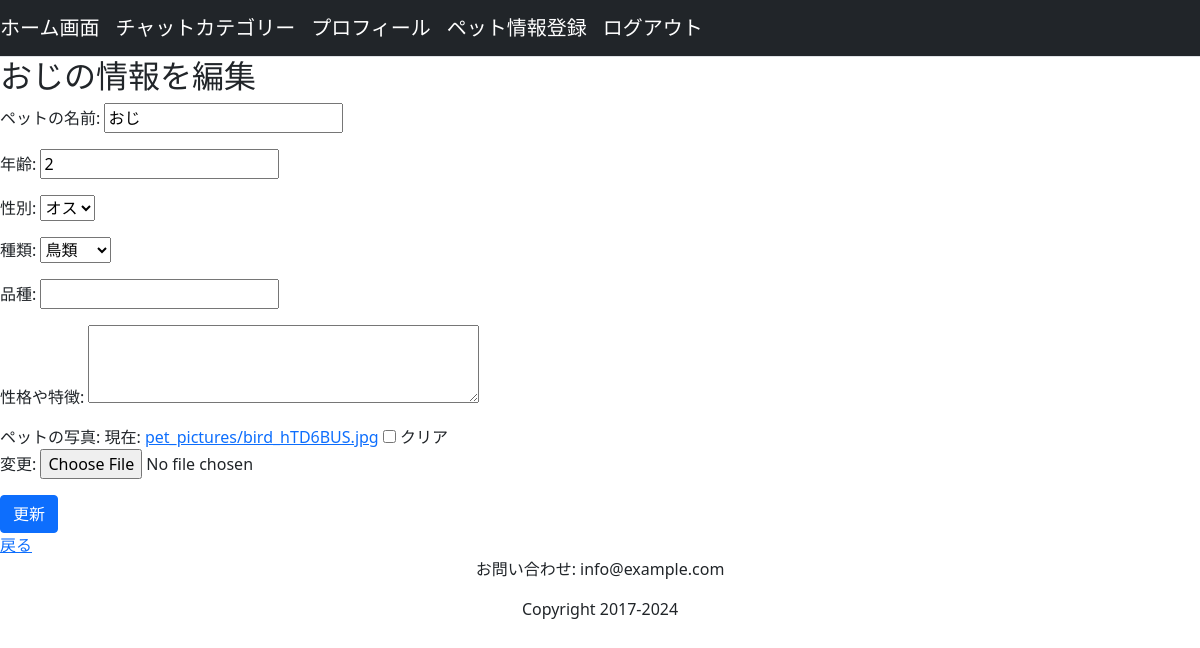
Screenshot of /pets/30/edit/ (signed in) with the database file from the repository.
### accounts/models.py (models this page shows, shortened)
class Pet(models.Model):
    name = models.CharField(max_length=100)
    age = models.PositiveIntegerField(null=True, blank=True)
    sex = models.CharField(max_length=10, choices=(('1', 'オス'), ('2', 'メス')), default=1)
    picture = models.ImageField(upload_to='pet_pictures/', blank=True, null=True)
    genre = models.CharField(
    max_length=10,
    choices=(('1', '犬'), ('2', '猫'), ('3', '鳥類'), ('4', '齧歯類'), ('5', '爬虫類')),
    default='1',
)
    breed = models.CharField(max_length=100, blank=True)  # 品種
    characteristic = models.TextField(blank=True)  # 性格や特徴
    owner = models.ForeignKey(
        'Users', on_delete=models.CASCADE, related_name='pets'
    )  # 所有者の追加

### accounts/views.py (the view)
# urls.py: path('pets/<int:pet_id>/edit/', views.pet_edit, name='pet_edit'),  # ペット編集へのリンク
@login_required
def pet_edit(request, pet_id):
    pet = get_object_or_404(Pet, id=pet_id)
    if pet not in request.user.pet.all():
        raise Http404
    pet_form = forms.PetRegistForm(request.POST or None, request.FILES or None, instance=pet)
    if pet_form.is_valid():
        pet_form.save()
        messages.success(request, f'{pet.name}の情報を更新しました。')
        return redirect('accounts:pet_profile', pet_id=pet.id)
    return render(
        request, 'accounts/pet_edit.html', context={
            'pet_form': pet_form,
            'pet': pet,
        }
    )

### accounts/forms.py
class PetRegistForm(forms.ModelForm):
    name = forms.CharField(label='ペットの名前')
    age = forms.IntegerField(label='年齢', min_value=0)
    sex = forms.ChoiceField(label='性別', choices=(('1', 'オス'), ('2', 'メス')))
    picture = forms.ImageField(label='ペットの写真', required=False)
    genre = forms.ChoiceField(
        label='種類',
        choices=(
            ('1', '犬'),
            ('2', '猫'),
            ('3', '鳥類'),
            ('4', '齧歯類'),
            ('5', '爬虫類'),
        )
    )
    breed = forms.CharField(label='品種', required=False)  # 入力は不必要
    characteristic = forms.CharField(
        label='性格や特徴',
        widget=forms.Textarea(attrs={'rows': 3}),
        required=False  # 入力は不必要
    )
    class Meta:
        model = Pet
        fields = ('name', 'age', 'sex', 'genre', 'breed', 'characteristic', 'picture')

### templates/accounts/pet_edit.html (shortened to what this page needs)
{% extends 'base.html' %}
{% block content %}
  <h2>{{ pet.name }}の情報を編集</h2>
  <form method="POST" enctype="multipart/form-data">
    {{ pet_form.as_p }}
    <button type="submit" class="btn btn-primary">更新</button>
  </form>
  <a href="{% url 'accounts:pet_profile' pet.id %}">戻る</a>
{% endblock %}

### rows the page displays
Pet: name "おじ", age "2", sex "オス", genre "鳥類"
